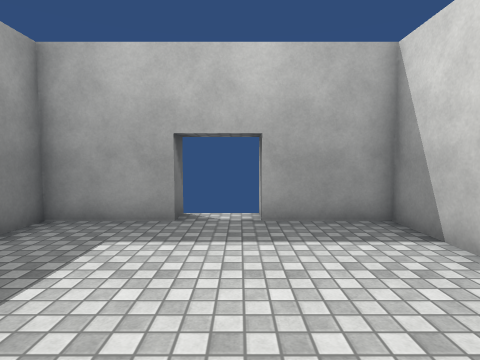
[1] (above)

17 first-person views from a walk through a scene from a Unity 3-D project. The camera is 1.4 m above the floor, tilts 4° down and sees 80° across. Doors are open. The floor is counted in squares, 1 m on a side. Each view is taken from the middle of a square. On the plan, view 1 faces up. The plan holds only what a view shows up to about 14 squares ahead; the rest is blank. Surface patterns are stand-ins for the level's own textures.

[2]
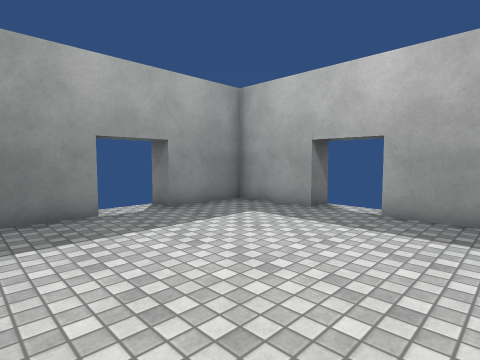

[3]
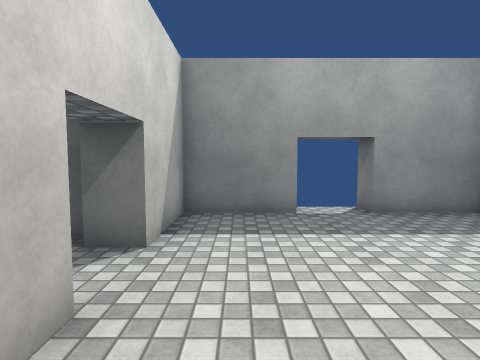

[4]
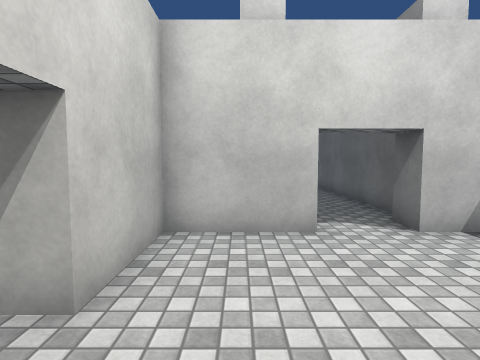

[5]
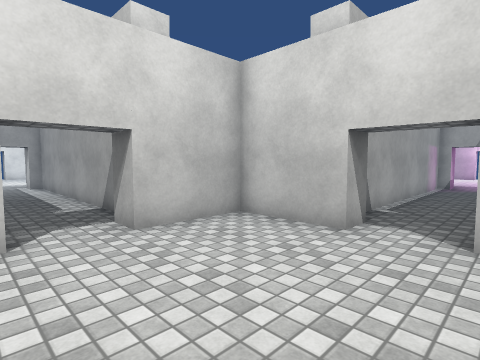

[6]
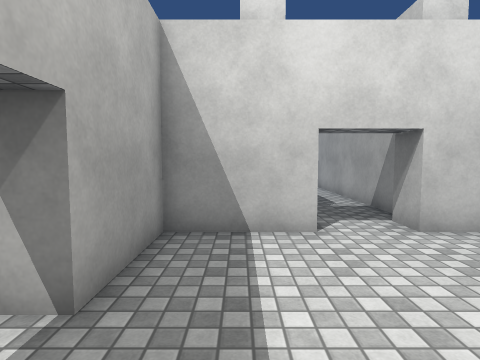

[7]
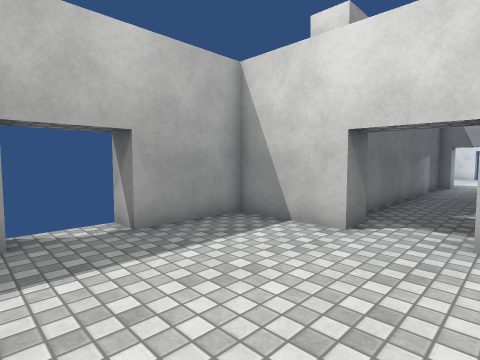

[8]
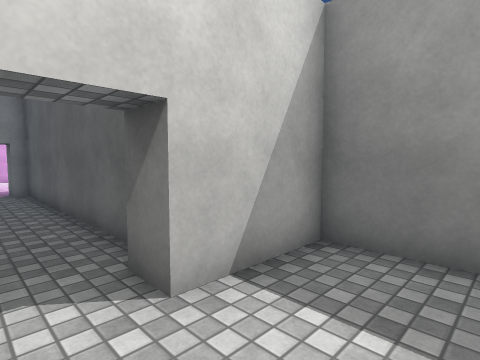

[9]
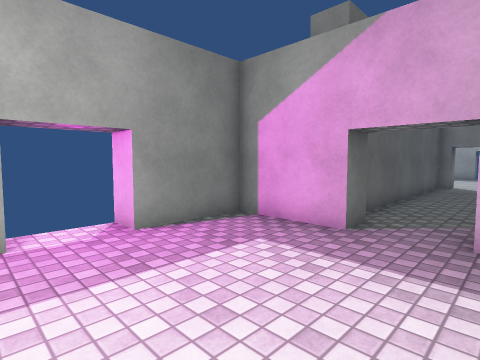

[10]
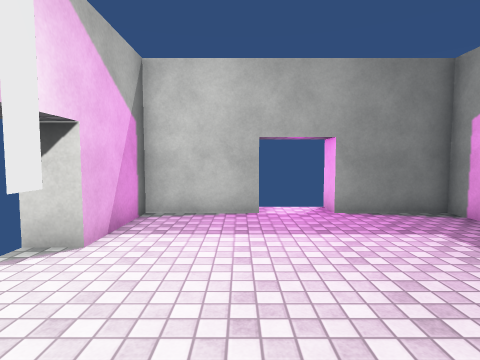

[11]
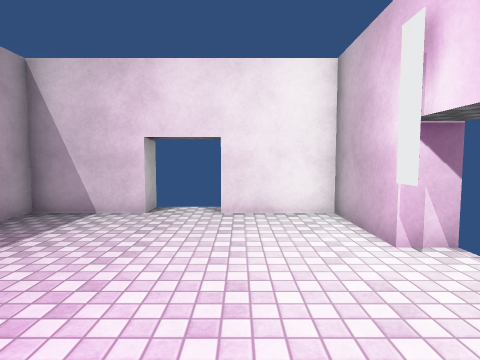

[12]
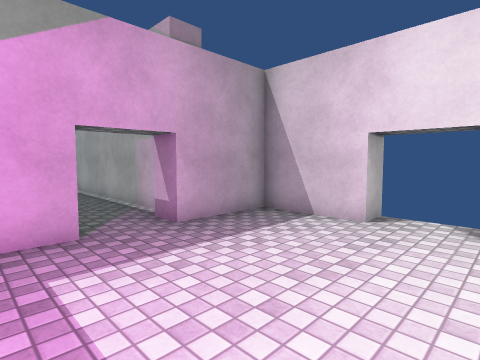

[13]
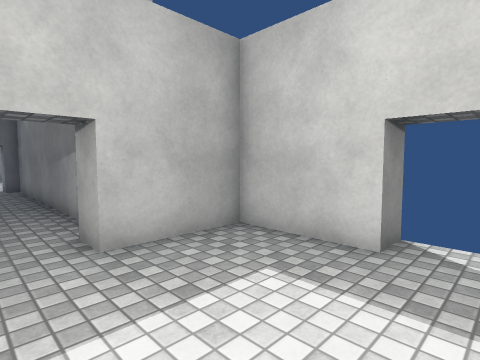

[14]
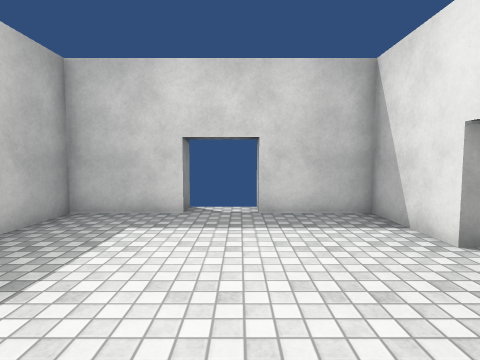

[15]
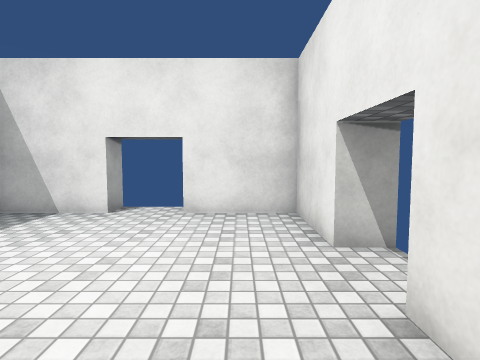

[16]
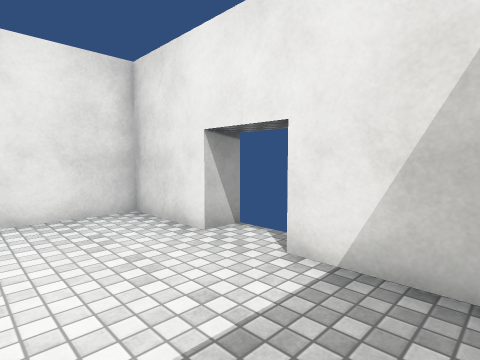

[17]
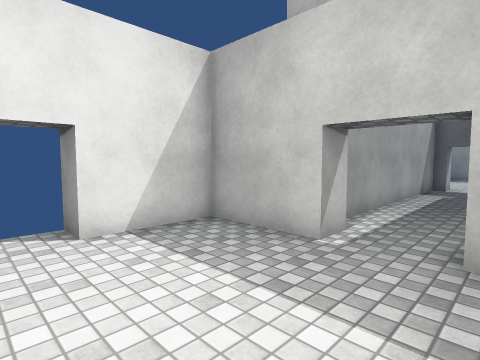

### Floor plan
Ten units are one square. View 1 is at (0, 0); x grows to the right and y downward. Boxes are objects, and circles mark ways between rooms. Rooms are numbered by the first view taken in them; rooms with no view inside come last. Other rooms are left out.
<svg viewBox="-55 -75 300 300">
<path fill="none" stroke="#000" d="M-15 -65 -45 -65 -45 -35M-45 -16 -45 15 -15 15M35 -35 35 -65 5 -65M5 15 35 15 35 -15M10 125 10 38M-15 125 -15 135 -45 135 -45 165M35 165 35 135 5 135 5 125M-45 184 -45 215 -15 215M-4 213 2 213M5 215 35 215 35 185M5 25 5 15M-20 25 -20 125M-15 15 -15 25M145 -40 45 -40M145 -15 155 -15 155 15 185 15M185 -65 155 -65 155 -35 145 -35M205 15 235 15 235 -15M235 -35 235 -65 205 -65M45 -35 35 -35M45 -10 145 -10M35 -15 45 -15"/>
<circle cx="-5" cy="15" r="3" fill="#2a7"/>
<circle cx="40" cy="-25" r="3" fill="#2a7"/>
<text x="-10" y="-30">1</text>
<text x="0" y="150">2</text>
<text x="170" y="-30">3</text>
</svg>
Room 1 opens to room 2. Room 1 opens to room 3.

Where each view was taken, in squares from view 1:
view 1: 0 up, 0 right, facing up
view 2: 1 down, 3 right, facing up-left
view 3: 0 up, 3 right, facing left
view 4: 4 up, 2 right, facing down
view 5: 4 up, 2 left, facing down-right
view 6: 5 up, 2 left, facing right
view 7: 1 up, 2 left, facing up-right
view 8: 1 up, 0 right, facing down-left
view 9: 19 down, 1 right, facing up-left
view 10: 19 down, 3 right, facing left
view 11: 19 down, 4 left, facing right
view 12: 19 down, 3 left, facing up-right
view 13: 2 up, 20 right, facing up-left
view 14: 1 down, 20 right, facing up
view 15: 0 up, 16 right, facing right
view 16: 2 up, 16 right, facing down-right
view 17: 4 up, 20 right, facing down-left
